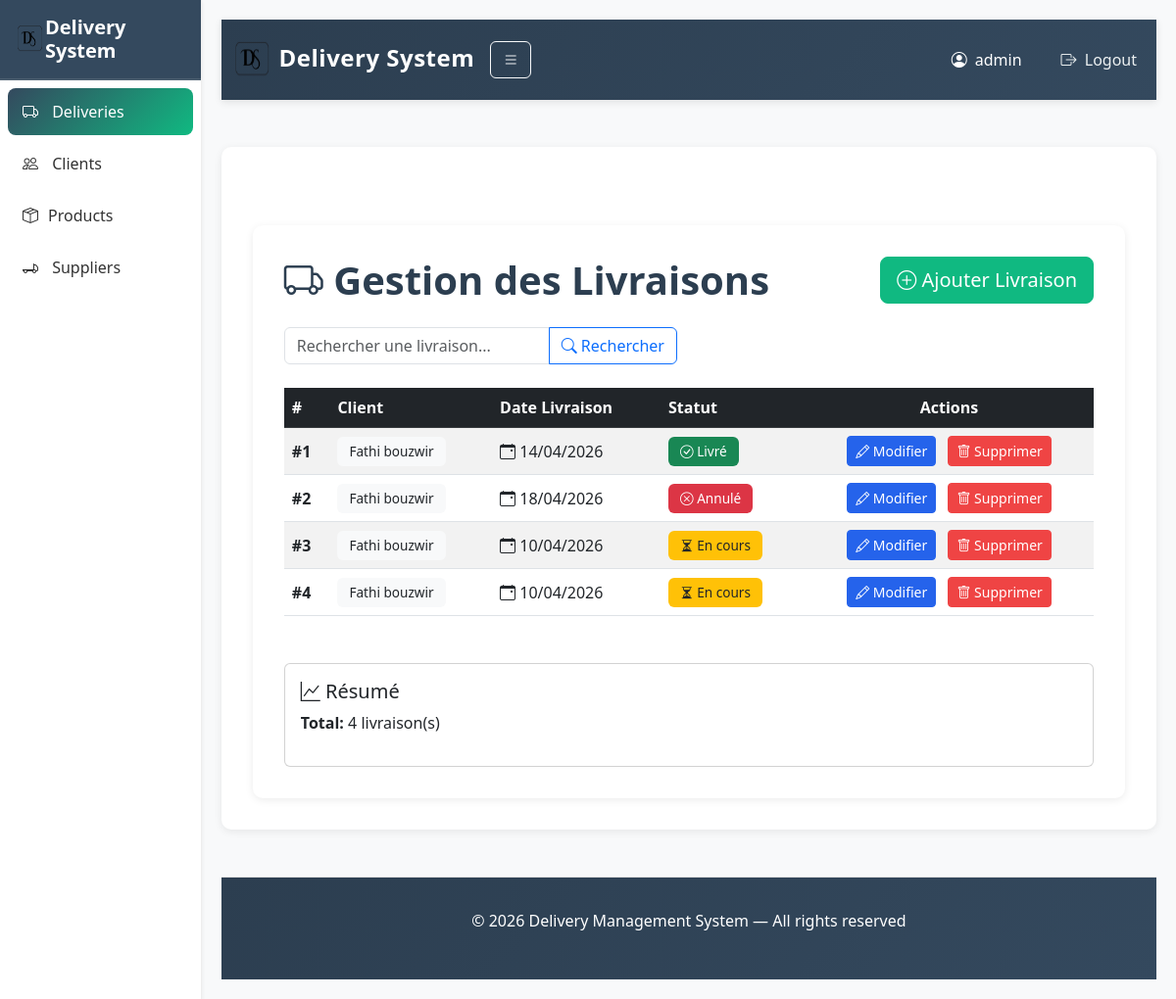
Screenshot of /list/ (signed in) with the database file from the repository.
### deliveryproject/models.py (models this page shows, shortened)
class Delivery(models.Model):
    STATUT_CHOICES = [
        ("En cours", "En cours"),
        ("Livré", "Livré"),
        ("Annulé", "Annulé"),
    ]
    client = models.ForeignKey(Client, on_delete=models.CASCADE)
    date_livraison = models.DateField()
    statut = models.CharField(max_length=50, choices=STATUT_CHOICES, default="En cours")

class Client(models.Model):
    nom = models.CharField(max_length=100)
    prenom = models.CharField(max_length=100)
    adresse = models.TextField()
    telephone = models.CharField(max_length=20)
    email = models.EmailField()

### deliveryproject/views.py (the view)
# urls.py: path('list/', views.delivery_list, name='delivery_list'),
def delivery_list(request):
    deliveries = Delivery.objects.all()
    return render(request, 'delivery/list.html', {
        'deliveries': deliveries
    })

### deliveryproject/templates/delivery/list.html (shortened to what this page needs)
{% extends "delivery/base.html" %}
{% block content %}
<div class="container mt-5">
    <div class="d-flex justify-content-between align-items-center mb-4">
        <h1 class="mb-0">
            <i class="bi bi-truck"></i> Gestion des Livraisons
        </h1>
        <a href="{% url 'delivery_add' %}" class="btn btn-success btn-lg">
            <i class="bi bi-plus-circle"></i> Ajouter Livraison
        </a>
    </div>
    <div class="row mb-4">
        <div class="col-md-6">
            <form method="get" class="input-group">
                <input
                    type="text"
                    name="q"
                    class="form-control"
                    placeholder="Rechercher une livraison..."
                    value="{{ request.GET.q }}"
                >
                <button class="btn btn-outline-primary" type="submit">
                    <i class="bi bi-search"></i> Rechercher
                </button>
            </form>
        </div>
    </div>
    {% if deliveries %}
    <div class="table-responsive">
        <table class="table table-hover table-striped align-middle">
            <thead class="table-dark">
                <tr>
                    <th>#</th>
                    <th>Client</th>
                    <th>Date Livraison</th>
                    <th>Statut</th>
                    <th class="text-center">Actions</th>
                </tr>
            </thead>
            <tbody>
                {% for delivery in deliveries %}
                <tr>
                    <td><strong>#{{ delivery.id }}</strong></td>
                    <td>
                        <span class="badge bg-light text-dark">
                            {{ delivery.client.nom }} {{ delivery.client.prenom }}
                        </span>
                    </td>
                    <td>
                        <i class="bi bi-calendar-event"></i>
                        {{ delivery.date_livraison|date:"d/m/Y" }}
                    </td>
                    <td>
                        {% if delivery.statut == "Livré" %}
                            <span class="badge bg-success">
                                <i class="bi bi-check-circle"></i> {{ delivery.statut }}
                            </span>
                        {% elif delivery.statut == "En cours" %}
                            <span class="badge bg-warning text-dark">
                                <i class="bi bi-hourglass-split"></i> {{ delivery.statut }}
                            </span>
                        {% elif delivery.statut == "Annulé" %}
                            <span class="badge bg-danger">
                                <i class="bi bi-x-circle"></i> {{ delivery.statut }}
                            </span>
                        {% else %}
                            <span class="badge bg-secondary">
                                {{ delivery.statut }}
                            </span>
                        {% endif %}
                    </td>
                    <td class="text-center">
                        <a href="{% url 'delivery_update' delivery.id %}"
                           class="btn btn-sm btn-primary me-2">
                            <i class="bi bi-pencil"></i> Modifier
                        </a>
                        <a href="{% url 'delivery_delete' delivery.id %}"
                           class="btn btn-sm btn-danger"
                           onclick="return confirm('Êtes-vous sûr ?')">
                            <i class="bi bi-trash"></i> Supprimer
                        </a>
                    </td>
                </tr>
                {% endfor %}
            </tbody>
        </table>
    </div>
    {% endif %}
    {% if deliveries %}
    <div class="row mt-5">
        <div class="col-md-12">
            <div class="card">
                <div class="card-body">
                    <h5>
                        <i class="bi bi-graph-up"></i> Résumé
                    </h5>
                    <p>
                        <strong>Total:</strong> {{ deliveries|length }} livraison(s)
                    </p>
                </div>
            </div>
        </div>
    </div>
    {% endif %}
</div>
{% endblock %}

### deliveryproject/templates/delivery/base.html (shortened to what this page needs)
{% load static %}
<!DOCTYPE html>
<html lang="fr">
<head>
     <link href="https://cdn.jsdelivr.net/npm/bootstrap@5.3.0/dist/css/bootstrap.min.css" rel="stylesheet">
    <link rel="stylesheet" href="{% static 'css/delivery/sheet.css' %}">
      <link rel="stylesheet" href="https://cdn.jsdelivr.net/npm/bootstrap-icons@1.11.3/font/bootstrap-icons.css">
</head>
<body>
<div class="d-flex">
    <div class="sidebar bg-white shadow-sm">
        <div class="sidebar-header p-3">
          <h5 class="mb-0 fw-bold text-white d-flex align-items-center ">
    <img src="{% static 'images/logo.png' %}"
         alt="DS Logo"
         width="30"
         height="30">
    <span class="brand-text">Delivery System</span>
</h5>
        </div>
        <ul class="nav flex-column p-2">
            <li class="nav-item">
                <a class="nav-link active" href="{% url 'delivery_list' %}">
                    <i class="bi bi-truck"></i>  <span>Deliveries</span>
                </a>
            </li>
            <li class="nav-item">
                <a class="nav-link" href="#">
                    <i class="bi bi-people"></i> <span>Clients</span>
                </a>
            </li>
            <li class="nav-item">
                <a class="nav-link" href="#">
                    <i class="bi bi-box-seam"></i><span>Products</span>
                </a>
            </li>
            <li class="nav-item">
                <a class="nav-link" href="#">
                    <i class="bi bi-truck-flatbed"></i> <span>Suppliers</span>
                </a>
            </li>
        </ul>
    </div>
    <div class="main-content flex-grow-1">
<nav class="navbar navbar-expand-lg navbar-dark bg-dark">
    <div class="container-lg">
       <a class="navbar-brand" href="{% url 'delivery_homepage' %}">
    <img src="{% static 'images/logo.png' %}"
         alt="DS Logo"
         width="40"
         height="40"
         class="me-0">
    Delivery System
</a>
        <div class="collapse navbar-collapse">
            <div class="collapse navbar-collapse">
    <button id="toggleSidebar" class="btn btn-outline-light me-3">
        <i class="bi bi-list"></i>
    </button>
    <ul class="navbar-nav ms-auto align-items-center">
        <li class="nav-item d-flex align-items-center text-white me-3">
            <i class="bi bi-person-circle me-2"></i>
            <span>{{ request.user.username }}</span>
        </li>
        <li class="nav-item">
            <a class="nav-link" href="#">
                <i class="bi bi-box-arrow-right me-1"></i> Logout
            </a>
        </li>
    </ul>
</div>
        </div>
    </div>
</nav>
<div class="container mt-5">
    {% block content %}{% endblock %}
</div>
    <footer>
        <p>© 2026 Delivery Management System — All rights reserved</p>
    </footer>
    </div>
</div>
</body>
</html>

### deliveryproject/static/css/delivery/sheet.css (style rules this page uses)
:root { --primary-color: #2563eb; --secondary-color: #2c3e50; --success-color: #10b981; --danger-color: #ef4444; }
* { margin: 0; padding: 0; box-sizing: border-box; }
body { background-color: #f8f9fa; color: #333; font-family: 'Segoe UI', Tahoma, Geneva, Verdana, sans-serif; display: flex; flex-direction: column; min-height: 100vh; }
.navbar { background: linear-gradient(135deg, var(--secondary-color), #34495e); box-shadow: 0 2px 8px rgba(0, 0, 0, 0.1); padding: 1rem 0; }
.navbar-brand { font-weight: 700; font-size: 1.5rem; color: white !important; letter-spacing: 0.5px; }
.navbar-nav .nav-link { color: #ecf0f1 !important; margin-left: 1rem; transition: all 0.3s ease; position: relative; }
.navbar-nav .nav-link::after { content: ''; position: absolute; width: 0; height: 2px; bottom: -5px; left: 0; background-color: #10b981; transition: width 0.3s ease; }
.container { background-color: white; border-radius: 10px; padding: 2rem; box-shadow: 0 2px 8px rgba(0, 0, 0, 0.08); }
footer { background: linear-gradient(135deg, var(--secondary-color), #34495e); color: white; text-align: center; padding: 2rem; margin-top: 3rem; border-top: 1px solid #ddd; }
.btn-primary { background-color: var(--primary-color); border-color: var(--primary-color); transition: all 0.3s ease; }
.btn-success { background-color: var(--success-color); border-color: var(--success-color); transition: all 0.3s ease; }
.btn-danger { background-color: var(--danger-color); border-color: var(--danger-color); transition: all 0.3s ease; }
.table { margin-bottom: 0; }
.table-dark { background-color: var(--secondary-color) !important; }
.badge { padding: 0.5rem 0.75rem; font-size: 0.85rem; font-weight: 500; }
h1, h2, h3 { color: var(--secondary-color); }
h1 { font-weight: 700; margin-bottom: 1.5rem; }
.sidebar { width: 250px; min-height: 100vh; border-right: 1px solid #eee; }
.sidebar .nav-link { color: #333; padding: 12px 15px; border-radius: 8px; margin-bottom: 5px; transition: 0.3s; font-weight: 500; }
.sidebar .nav-link i { margin-right: 10px; }
.sidebar .nav-link.active { background: linear-gradient(135deg, #34495e, #10b981); color: white !important; }
.main-content { padding: 20px; width: 100%; }
.sidebar-header { background-color: #34495e; border-bottom: 2px solid rgba(255, 255, 255, 0.1); }
.sidebar { transition: width 0.3s ease; }

### rows the page displays
Delivery: id "1", client.nom "Fathi", client.prenom "bouzwir", date_livraison "14/04/2026", statut "Livré"
Delivery: id "2", client.nom "Fathi", client.prenom "bouzwir", date_livraison "18/04/2026", statut "Annulé"
Delivery: id "3", client.nom "Fathi", client.prenom "bouzwir", date_livraison "10/04/2026", statut "En cours"
Delivery: id "4", client.nom "Fathi", client.prenom "bouzwir", date_livraison "10/04/2026", statut "En cours"

### other values shown
{{ request.user.username }} "admin"
{{ deliveries|length }} "4"
